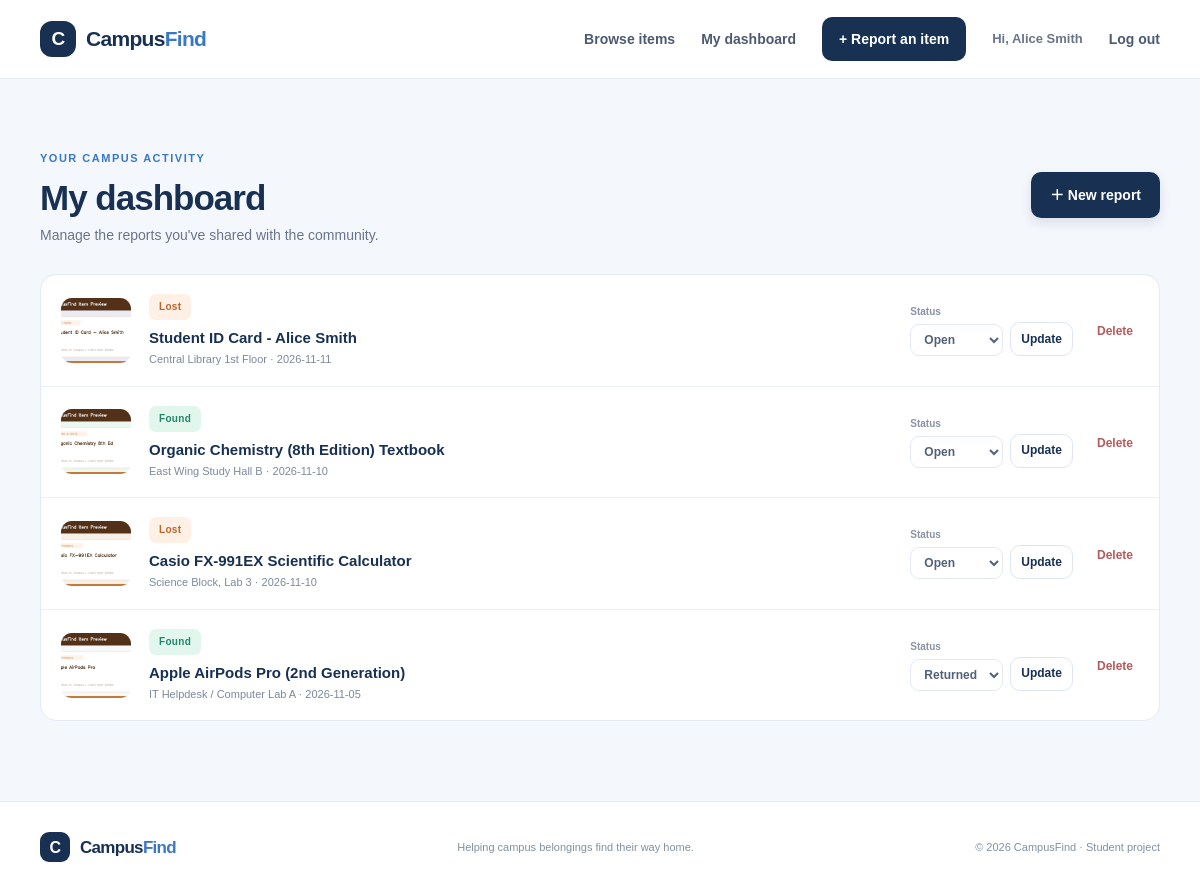
The app's page /dashboard (signed in) with its own data.
### tables this page shows
CREATE TABLE items (
    id INTEGER PRIMARY KEY AUTOINCREMENT,
    user_id INTEGER NOT NULL,
    title TEXT NOT NULL,
    description TEXT NOT NULL,
    item_type TEXT NOT NULL CHECK (item_type IN ('Lost', 'Found')),
    category TEXT NOT NULL,
    location TEXT NOT NULL,
    item_date TEXT NOT NULL,
    image_filename TEXT,
    status TEXT NOT NULL DEFAULT 'Open' CHECK (status IN ('Open', 'Claimed', 'Returned')),
    created_at TEXT NOT NULL,
    FOREIGN KEY (user_id) REFERENCES users(id) ON DELETE CASCADE
);

### campus_lost_found/app.py (the view)
@app.route("/dashboard")
@login_required
def dashboard():
    with get_db() as db:
        items = db.execute(
            "SELECT * FROM items WHERE user_id = ? ORDER BY created_at DESC",
            (session["user_id"],)
        ).fetchall()
    return render_template("dashboard.html", items=items)

### campus_lost_found/app.py (called while the page is built)
def get_db():
    try:
        if "db" not in g:
            g.db = sqlite3.connect(DATABASE)
            g.db.row_factory = sqlite3.Row
            g.db.execute("PRAGMA foreign_keys = ON")
        return g.db
    except RuntimeError:
        connection = sqlite3.connect(DATABASE)
        connection.row_factory = sqlite3.Row
        connection.execute("PRAGMA foreign_keys = ON")
        return connection

def login_required(view):
    @wraps(view)
    def wrapped_view(*args, **kwargs):
        if "user_id" not in session:
            flash("Please log in to continue.", "info")
            return redirect(url_for("login", next=request.path))
        return view(*args, **kwargs)
    return wrapped_view

@app.context_processor
def inject_current_year():
    return {"current_year": datetime.now().year}

### campus_lost_found/templates/dashboard.html (shortened to what this page needs)
{% extends "base.html" %}
{% block content %}
<section class="dashboard-page container">
    <div class="section-heading dashboard-heading"><div><span class="eyebrow">YOUR CAMPUS ACTIVITY</span><h1>My dashboard</h1><p>Manage the reports you've shared with the community.</p></div><a class="button button-primary" href="{{ url_for('report_item') }}">＋ New report</a></div>
    {% if items %}
    <div class="dashboard-list">
        {% for item in items %}
        <article class="dashboard-row">
            <div class="dashboard-thumb">
                {% if item.image_filename %}<img src="{{ url_for('static', filename='uploads/' ~ item.image_filename) }}" alt="">
                {% else %}<span>{{ '⌕' if item.item_type == 'Lost' else '✓' }}</span>{% endif %}
            </div>
            <div class="dashboard-item-info"><span class="type-badge {{ 'badge-lost' if item.item_type == 'Lost' else 'badge-found' }}">{{ item.item_type }}</span><h3><a href="{{ url_for('item_details', item_id=item.id) }}">{{ item.title }}</a></h3><p>{{ item.location }} · {{ item.item_date }}</p></div>
            <form class="status-form" method="post" action="{{ url_for('update_status', item_id=item.id) }}"><label>Status<select name="status" aria-label="Status for {{ item.title }}">{% for status in ['Open', 'Claimed', 'Returned'] %}<option value="{{ status }}" {% if item.status == status %}selected{% endif %}>{{ status }}</option>{% endfor %}</select></label><button class="button button-secondary button-small" type="submit">Update</button></form>
            <form method="post" action="{{ url_for('delete_item', item_id=item.id) }}" data-confirm="Delete this report? This cannot be undone."><button class="delete-button" type="submit" aria-label="Delete {{ item.title }}">Delete</button></form>
        </article>
        {% endfor %}
    </div>
    {% else %}
    <div class="empty-state dashboard-empty"><div class="empty-icon">♡</div><h3>You haven't posted any reports</h3><p>Your reports will appear here when you share an item with the community.</p><a class="button button-primary" href="{{ url_for('report_item') }}">Create your first report</a></div>
    {% endif %}
</section>
{% endblock %}

### campus_lost_found/static/css/style.css (style rules this page uses)
:root { --navy: #183153; --navy-dark: #112640; --blue: #3978c6; --blue-light: #eaf2ff; --blue-pale: #f4f7fc; --text: #26334d; --muted: #68758a; --line: #e3eaf3; --white: #ffffff; --green: #25856b; --shadow: 0 10px 30px rgba(24, 49, 83, 0.08); --radius: 18px; }
* { box-sizing: border-box; }
html { scroll-behavior: smooth; }
body { margin: 0; min-height: 100vh; font-family: Arial, Helvetica, sans-serif; color: var(--text); background: var(--blue-pale); line-height: 1.6; }
a { color: inherit; text-decoration: none; }
button, input, select, textarea { font: inherit; }
button, a, input, select, textarea { -webkit-tap-highlight-color: transparent; }
.container { width: min(1120px, calc(100% - 48px)); margin: 0 auto; }
.eyebrow { display: inline-flex; align-items: center; gap: 8px; color: var(--blue); font-size: 11px; font-weight: 800; letter-spacing: 1.5px; }
.button { display: inline-flex; min-height: 45px; align-items: center; justify-content: center; gap: 9px; padding: 11px 18px; border: 1px solid transparent; border-radius: 10px; font-size: 14px; font-weight: 700; cursor: pointer; transition: transform .2s, box-shadow .2s, background .2s; }
.button-primary { background: var(--navy); color: white; box-shadow: 0 5px 12px rgba(24, 49, 83, .12); }
.button-secondary { background: white; color: var(--navy); border-color: #dce5f1; }
.button-small { min-height: 34px; padding: 6px 10px; font-size: 12px; }
.section-heading { display: flex; align-items: end; justify-content: space-between; gap: 24px; margin-bottom: 28px; }
.section-heading h2, .section-heading h1 { margin: 8px 0 5px; color: var(--navy); font-size: clamp(27px, 3vw, 35px); line-height: 1.2; letter-spacing: -1px; }
.section-heading p { margin: 0; color: var(--muted); font-size: 14px; }
.filter-bar select, .status-form select { min-width: 0; padding: 10px 12px; border: 1px solid var(--line); border-radius: 9px; outline-color: #8eb5e8; background: white; color: #526178; font-size: 13px; }
.type-badge { display: inline-flex; align-items: center; width: fit-content; padding: 5px 10px; border-radius: 7px; font-size: 10px; font-weight: 800; letter-spacing: .3px; }
.badge-lost { background: #fff0e5; color: #b9662c; }
.badge-found { background: #e1f6ed; color: #25856b; }
.form-stack label, .report-form label, .status-form label { display: grid; gap: 7px; color: #35435a; font-size: 12px; font-weight: 700; }
.dashboard-page { min-height: 580px; padding-top: 65px; padding-bottom: 80px; }
.dashboard-heading { align-items: center; }
.dashboard-heading h1 { margin-top: 7px; }
.dashboard-list { overflow: hidden; border: 1px solid var(--line); border-radius: 16px; background: white; }
.dashboard-row { display: grid; grid-template-columns: 70px minmax(150px, 1fr) minmax(160px, auto) auto; align-items: center; gap: 18px; padding: 17px 20px; border-bottom: 1px solid #edf1f7; }
.dashboard-row:last-child { border-bottom: 0; }
.dashboard-thumb { display: grid; place-items: center; width: 70px; height: 65px; overflow: hidden; border-radius: 11px; background: #edf4ff; color: var(--blue); font-size: 30px; }
.dashboard-thumb img { width: 100%; height: 100%; object-fit: cover; }
.dashboard-item-info h3 { margin: 6px 0 1px; color: var(--navy); font-size: 15px; }
.dashboard-item-info p { margin: 0; color: #7c899c; font-size: 11px; }
.status-form { display: flex; align-items: end; gap: 7px; }
.status-form label { gap: 4px; color: #8792a3; font-size: 10px; }
.status-form select { padding: 7px 9px; font-size: 12px; }
.delete-button { border: 0; background: transparent; color: #b45b5b; font-size: 12px; font-weight: 700; cursor: pointer; }

### records on screen
items: image_filename (picture), item_type "Lost", title "Student ID Card - Alice Smith", location "Central Library 1st Floor", item_date "2026-11-11", status "Open"
items: image_filename (picture), item_type "Found", title "Organic Chemistry (8th Edition) Textbook", location "East Wing Study Hall B", item_date "2026-11-10", status "Open"
items: image_filename (picture), item_type "Lost", title "Casio FX-991EX Scientific Calculator", location "Science Block, Lab 3", item_date "2026-11-10", status "Open"
items: image_filename (picture), item_type "Found", title "Apple AirPods Pro (2nd Generation)", location "IT Helpdesk / Computer Lab A", item_date "2026-11-05", status "Returned"

### other values on screen
{{ session.get('user_name', 'Student') }} "Alice Smith"
